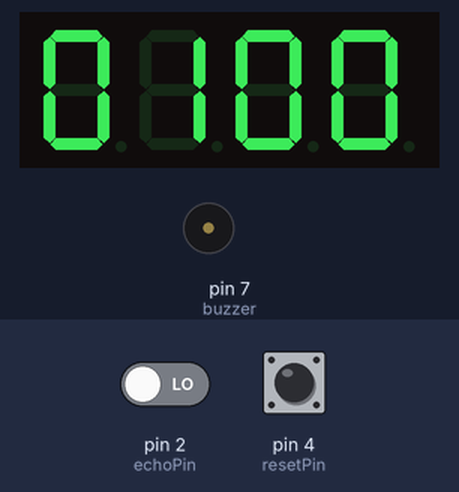
Recording of a sketch running on a simulated Arduino Uno, built with avr-gcc and run on an emulated ATmega328P. Shown: 4-digit seven-segment display, buzzer (waves = sounding, pin HIGH). The inputs (shaded band) are chosen by the test bench; at power-on: pin 2 (echoPin) LOW, pin 4 (resetPin) HIGH. Pins used as bus, display or sensor lines are not drawn.

Above: at 0.6 s.
At 1.6 s:
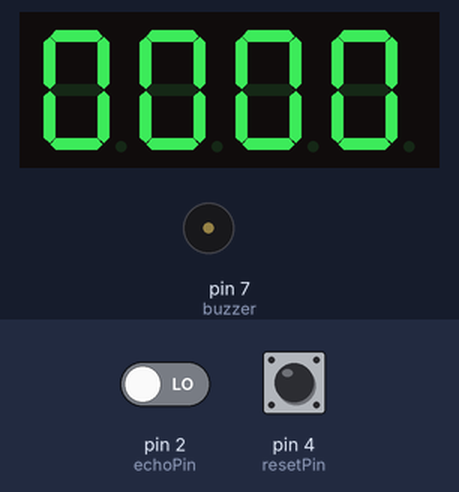

Measured:
- what the display in image 0 shows lasts 1.1 s, from 0.5 s to 1.6 s

The sketch:

Push_up_counter.ino
```cpp
#include <TM1637Display.h>

//Youtube link: https://youtu.be/u9JauTRP_cc
#define echoPin  2
#define trigPin  3
#define resetPin 4


#define CLK 8
#define DIO 9
TM1637Display display(CLK, DIO);

float duration;
float cm;
long numDisplay=100;
boolean trigUp = false;
boolean trigDown = false;
float counterPushUp=0;
int buzzer=7;
void setup() {

  pinMode(buzzer,OUTPUT);
  Serial.begin(9600);
  pinMode(trigPin,OUTPUT);
  pinMode(echoPin,INPUT);
  pinMode(resetPin,INPUT_PULLUP);
  display.setBrightness(4);
  display.clear();
  delay(500);
  display.showNumberDecEx(numDisplay, false, true, 4, 0);

}


void loop() {


  if(digitalRead(resetPin)==0){
    trigUp=false;
    trigDown=false;
    counterPushUp=0;
  }
  digitalWrite(trigPin,LOW);
  delayMicroseconds(2);
  digitalWrite(trigPin,HIGH);
  delayMicroseconds(100);  duration = pulseIn(echoPin,HIGH);
  cm = duration * 0.034/2.;
  if (cm>15 && cm<=30){
    trigUp = true;
  }
  else if (cm < 10){
    trigDown = true;
  }
 else if(cm >30) {
  }

  if (trigUp==true && trigDown==true){
    counterPushUp=counterPushUp+0.5;
    trigUp=false;
    delay(500);
    tone(7,800,40);
    trigDown=false;
  }

  display.showNumberDecEx(counterPushUp, false, true, 4, 0);
}
```
